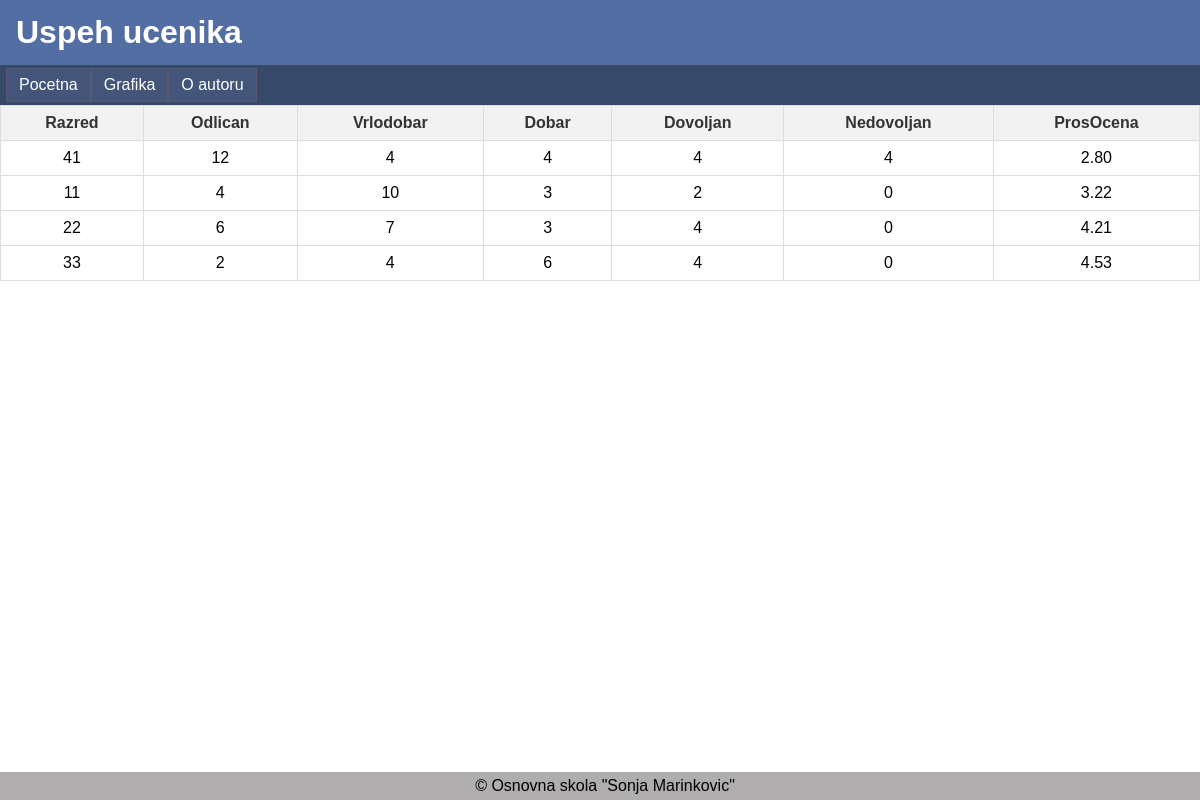
The page / on the database its author committed.
### tables this page shows
CREATE TABLE `uspeh` (
  `Razred` int(11) DEFAULT NULL,
  `Odlican` int(11) DEFAULT NULL,
  `Vrlodobar` int(11) DEFAULT NULL,
  `Dobar` int(11) DEFAULT NULL,
  `Dovoljan` int(11) DEFAULT NULL,
  `Nedovoljan` int(11) DEFAULT NULL,
  `ProsOcena` decimal(5,2) DEFAULT NULL
);

### index.php (the view, shortened to what this page needs)
<!DOCTYPE html>
<html lang="en">
  <head>
    <link rel="stylesheet" href="style.css" />
  </head>
  <body>
    <h1>Uspeh ucenika</h1>
    <nav>
      <ul>
        <li><a href="index.php">Pocetna</a></li>
        <li><a href="grafika.php">Grafika</a></li>
        <li><a href="oautoru.html">O autoru</a></li>
      </ul>
    </nav>
    <?php
$servername = "localhost";
$username = "root";
$password = "";
$dbname = "skola";
$conn = new mysqli($servername, $username, $password, $dbname);
$sql = "SELECT * FROM uspeh ORDER BY ProsOcena ASC";
$result = $conn->query($sql);
echo "<table>";
echo "<tr><th>Razred</th><th>Odlican</th><th>Vrlodobar</th><th>Dobar</th><th>Dovoljan</th><th>Nedovoljan</th><th>ProsOcena</th></tr>";
if ($result->num_rows > 0) {
    while($row = $result->fetch_assoc()) {
        echo "<tr><td>".$row["Razred"]."</td><td>".$row["Odlican"]."</td><td>".$row["Vrlodobar"]."</td><td>".$row["Dobar"]."</td><td>".$row["Dovoljan"]."</td><td>".$row["Nedovoljan"]."</td><td>".$row["ProsOcena"]."</td></tr>";
    }
}
echo "</table>";
?>
    <footer>&#169; Osnovna skola "Sonja Marinkovic"</footer>
  </body>
</html>

### style.css (style rules this page uses)
body { font-family: Arial, sans-serif; margin: 0; padding: 0; box-sizing: border-box; }
h1 { margin: 0; padding: 14px 16px; background-color: #526ea3; color: white; }
nav { background-color: #374969; padding: 2px 2px 2px 5px; }
nav ul { list-style-type: none; margin: 0; padding: 1px; display: flex; }
nav a { display: block; background-color: #435679; color: white; text-decoration: none; padding: 7px 12px; border: 1px solid rgb(89, 89, 114); }
footer { background-color: rgb(175, 173, 173); text-align: center; padding: 5px; position: fixed; bottom: 0; width: 100%; }
table { border-collapse: collapse; width: 100%; }
th, td { text-align: center; padding: 8px; border: 1px solid #ddd; }
th { background-color: #f2f2f2; color: #333; }

### rows shown on the page
uspeh: Razred "41", Odlican "12", Vrlodobar "4", Dobar "4", Dovoljan "4", Nedovoljan "4", ProsOcena "2.80"
uspeh: Razred "11", Odlican "4", Vrlodobar "10", Dobar "3", Dovoljan "2", Nedovoljan "0", ProsOcena "3.22"
uspeh: Razred "22", Odlican "6", Vrlodobar "7", Dobar "3", Dovoljan "4", Nedovoljan "0", ProsOcena "4.21"
uspeh: Razred "33", Odlican "2", Vrlodobar "4", Dobar "6", Dovoljan "4", Nedovoljan "0", ProsOcena "4.53"
